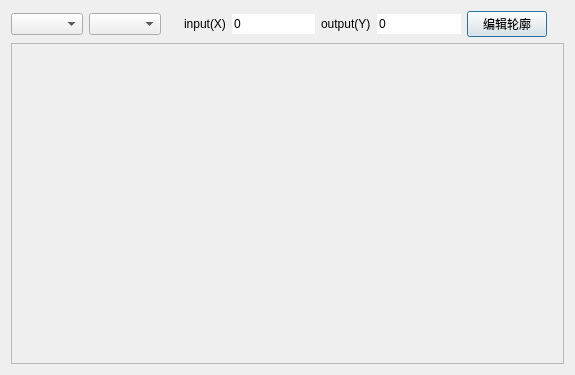
<?xml version="1.0" encoding="UTF-8"?>
<ui version="4.0">
 <class>graphiceditorClass</class>
 <widget class="QDialog" name="graphiceditorClass">
  <property name="geometry">
   <rect>
    <x>0</x>
    <y>0</y>
    <width>575</width>
    <height>375</height>
   </rect>
  </property>
  <property name="windowTitle">
   <string>GraphicEditor</string>
  </property>
  <layout class="QVBoxLayout" name="verticalLayout">
   <item>
    <layout class="QHBoxLayout" name="horizontalLayout">
     <property name="sizeConstraint">
      <enum>QLayout::SetDefaultConstraint</enum>
     </property>
     <item>
      <widget class="QComboBox" name="comboBox_item"/>
     </item>
     <item>
      <widget class="QComboBox" name="comboBox_type"/>
     </item>
     <item>
      <spacer name="horizontalSpacer_2">
       <property name="orientation">
        <enum>Qt::Horizontal</enum>
       </property>
       <property name="sizeHint" stdset="0">
        <size>
         <width>40</width>
         <height>20</height>
        </size>
       </property>
      </spacer>
     </item>
     <item>
      <widget class="QLabel" name="label">
       <property name="text">
        <string>input(X)</string>
       </property>
      </widget>
     </item>
     <item>
      <widget class="QLineEdit" name="lineEdit_input">
       <property name="text">
        <string>0</string>
       </property>
       <property name="frame">
        <bool>false</bool>
       </property>
       <property name="readOnly">
        <bool>true</bool>
       </property>
      </widget>
     </item>
     <item>
      <widget class="QLabel" name="label_2">
       <property name="text">
        <string>output(Y)</string>
       </property>
      </widget>
     </item>
     <item>
      <widget class="QLineEdit" name="lineEdit_output">
       <property name="text">
        <string>0</string>
       </property>
       <property name="frame">
        <bool>false</bool>
       </property>
       <property name="readOnly">
        <bool>true</bool>
       </property>
      </widget>
     </item>
     <item>
      <widget class="QPushButton" name="pushButton_edit">
       <property name="text">
        <string>编辑轮廓</string>
       </property>
      </widget>
     </item>
     <item>
      <spacer name="horizontalSpacer">
       <property name="orientation">
        <enum>Qt::Horizontal</enum>
       </property>
       <property name="sizeHint" stdset="0">
        <size>
         <width>40</width>
         <height>20</height>
        </size>
       </property>
      </spacer>
     </item>
    </layout>
   </item>
   <item>
    <widget class="QFrame" name="frame_spline">
     <property name="minimumSize">
      <size>
       <width>400</width>
       <height>300</height>
      </size>
     </property>
     <property name="frameShape">
      <enum>QFrame::StyledPanel</enum>
     </property>
     <property name="frameShadow">
      <enum>QFrame::Raised</enum>
     </property>
    </widget>
   </item>
  </layout>
 </widget>
 <layoutdefault spacing="6" margin="11"/>
 <resources/>
 <connections/>
</ui>
